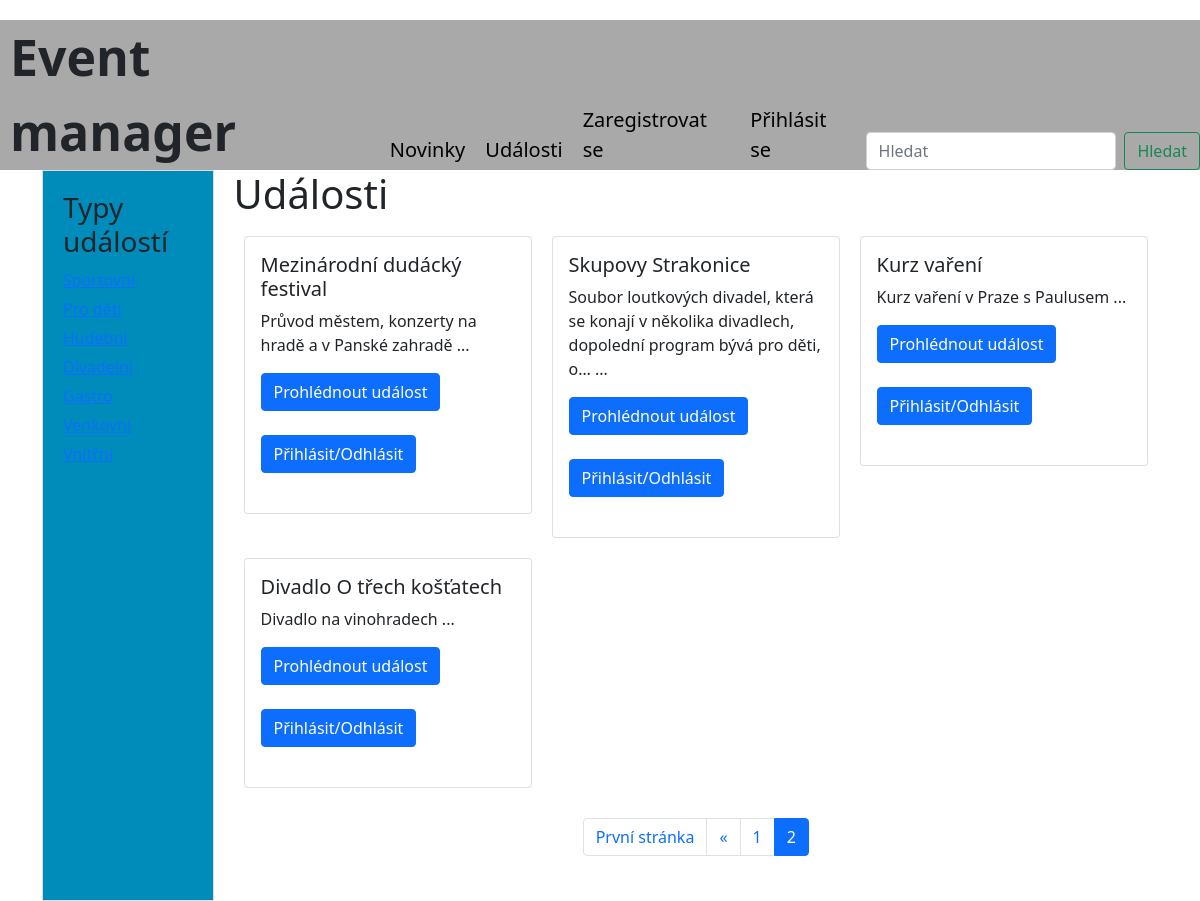
The page /events/?page=2 on the database as committed earlier.
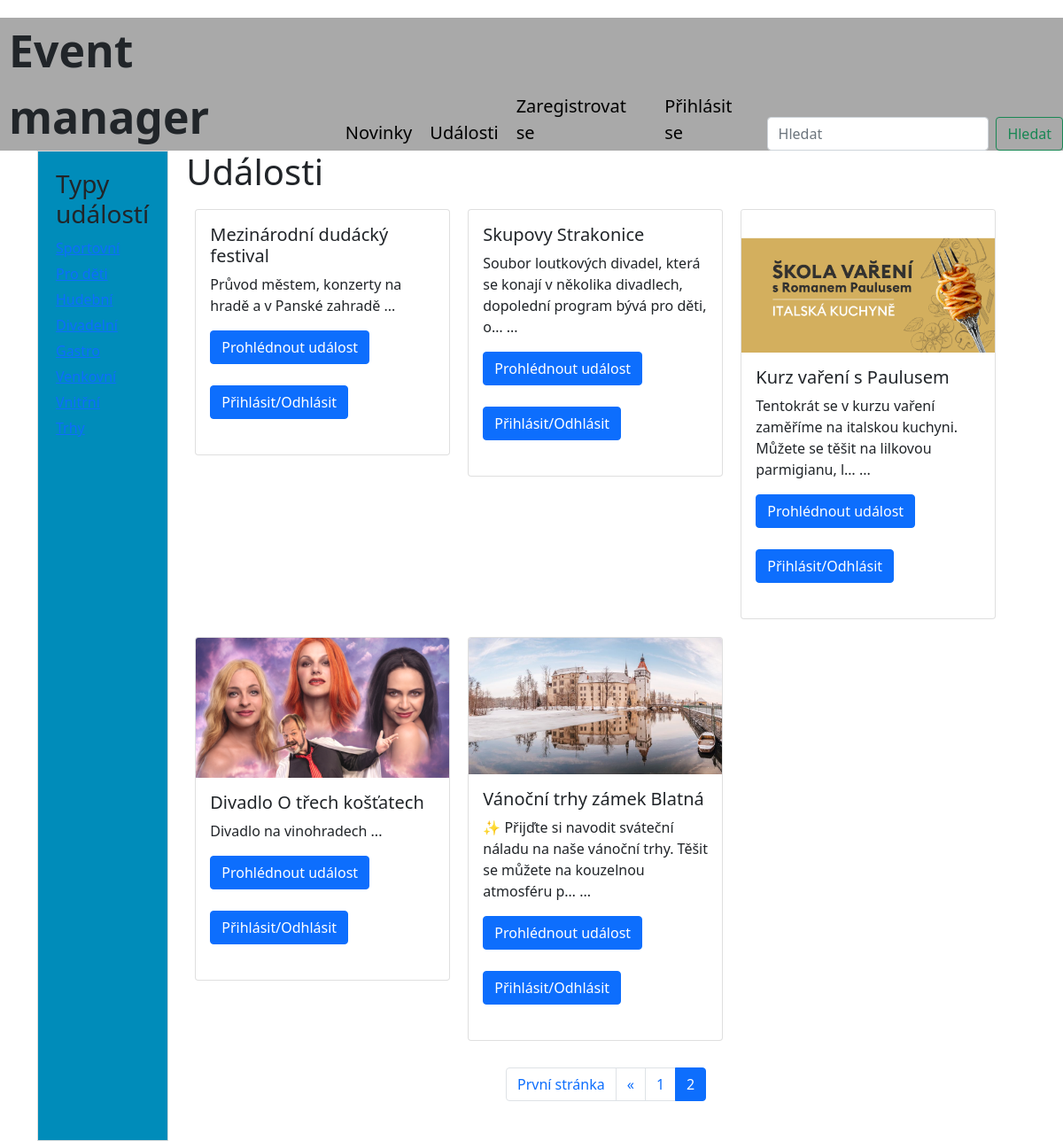
The same page on the database as committed later.
### viewer/models.py (models this page shows, shortened)
class Event(Model):
  name = CharField(max_length=128)
  describtion = CharField(max_length=128, default="")
  eventType = ManyToManyField(EventType)
  date = DateField(default=timezone.now)
  create_date = DateTimeField(auto_now_add=True)
  place = CharField(max_length=128, default="")
  entry = BooleanField(default=False)
  user = ForeignKey(User, on_delete=DO_NOTHING, default=1)
  link = URLField(max_length=200, default="")
  image = ImageField(upload_to='event_images/', blank=True, null=True)  # Přidáno pole pro obrázek
  attendees = models.ManyToManyField(User, related_name="events_attending", blank=True)

### viewer/views.py (the view)
# urls.py: path('events/', EventsView.as_view(), name='events'),
class EventsView(TemplateView):
  template_name = 'events.html'
  def get_context_data(self, **kwargs):
    context = super().get_context_data(**kwargs)
    events = Event.objects.all()
    paginator = Paginator(events, 6)  # 6 událostí na stránku
    page_number = self.request.GET.get('page')
    page_obj = paginator.get_page(page_number)
    context['page_obj'] = page_obj
    return context

### viewer/views.py (called while the page is built)
def global_data(request):
    data = EventType.objects.all()
    return {'type_list': data}

### viewer/templates/events.html (shortened to what this page needs)
{% extends "base.html" %}
{% block content %}
<h1>Události</h1>
<ul style="display: flex; flex-wrap: wrap; list-style-type: none; padding: 0;">
    {% for event in page_obj %}
      <li style="margin: 10px;">
          <div class="card" style="width: 18rem;">
                {% if event.image %}
                    <img src="{{ event.image.url }}" class="card-img-top" alt="{{ event.title }}">
                {% else %}
                    <img src="..." class="card-img-top" alt="{{ event.title }}">
                {% endif %}
                <div class="card-body">
                    <h5 class="card-title">{{ event.name }}</h5>
                    <p class="card-text">{{ event.describtion|truncatechars:100 }} ...</p>
                    <a href="/detail/{{event.pk}}" class="btn btn-primary">Prohlédnout událost</a>
                    <br><br>
                    <a href="{% url 'attendees' event.pk %}" class="btn btn-primary"> Přihlásit/Odhlásit </a>
                    <br><br>
                </div>
            </div>
      </li>
    {% endfor %}
</ul>
<div style="text-align: center; margin-top: 20px;">
    <nav aria-label="Page navigation">
        <ul class="pagination justify-content-center">
            {% if page_obj.number > 1 %}
                <li class="page-item">
                    <a class="page-link" href="?page=1">První stránka</a>
                </li>
            {% endif %}
            {% if page_obj.has_previous %}
                <li class="page-item">
                    <a class="page-link" href="?page={{ page_obj.previous_page_number }}" aria-label="Previous">
                        <span aria-hidden="true">&laquo;</span>
                    </a>
                </li>
            {% endif %}
            {% for num in page_obj.paginator.page_range %}
                {% if num == page_obj.number %}
                    <li class="page-item active"><a class="page-link" href="?page={{ num }}">{{ num }}</a></li>
                {% elif num > page_obj.number|add:'-3' and num < page_obj.number|add:'3' %}
                    <li class="page-item"><a class="page-link" href="?page={{ num }}">{{ num }}</a></li>
                {% endif %}
            {% endfor %}
        </ul>
    </nav>
</div>
<br>
{% endblock %}

### viewer/templates/base.html (shortened to what this page needs)
<!DOCTYPE html>
<html lang="en">
<head>
    <link href="https://cdn.jsdelivr.net/npm/bootstrap@5.0.2/dist/css/bootstrap.min.css" rel="stylesheet">
</head>
<body>
    <nav class="header">
        <div class="logo">
            Event manager
        </div>
        <nav class="nav-bar">
            <a href="{% url 'main_page' %}">Novinky</a>
            <a href="{% url 'events' %}">Události</a>
            {% if request.user.is_authenticated %}
                <a href="{% url 'my_attendees' %}">Moje akce</a>
                <a href="{% url 'my_page' %}">Můj účet - {{ request.user.username }}</a>
                <a href="{% url 'logout' %}">Odhlásit se</a>
            {% else %}
                <a href="{% url 'sign_up' %}">Zaregistrovat se</a>
                <a href="{% url 'login' %}">Přihlásit se</a>
            {% endif %}
            <form class="d-flex" method="get" action="{% url 'search' %}">
                <input type="text" name="query" class="form-control me-2" placeholder="Hledat" aria-label="Search" required="" id="id_query">
                <button class="btn btn-outline-success" type="submit">Hledat</button>
            </form>
        </nav>
    </nav>
        <div class="container">
            <div class="left-sidebar">
               <h3>Typy událostí</h3>
               <ul>
                 {% for type in type_list %}
                     <li><a href="{% url 'type_filter' type.pk %}">{{ type.name }}</a></li>
                 {% endfor %}
               </ul>
            </div>
            <div class="content">
                        <div>
                        {% block content %}{% endblock %}
                        </div>
            </div>
        </div>
    </body>
</html>

### viewer/templates/base.html (style rules this page uses)
.header { display: flex; justify-content: space-between; padding-left: 10px; margin-top: 20px; background-color: #A9A9A9; }
.logo { font-size: 50px; align-items: left; font-weight: bold; margin-center: 50px; background-color: #A9A9A9; }
.nav-bar { display: flex; font-size: 20px; justify-content: center; gap: 10px; margin-right: 0px; align-items: flex-end; background-color: #A9A9A9; width: fit-content; }
.nav-bar a { text-decoration: none; padding: 5px 5px; color: #000; }
.container { display: flex; }
.left-sidebar { width: auto; padding: 20px; background-color: #008cba; border: 1px solid #ddd; margin-right: 20px; }
.content { flex-grow: 1; }
h3 { margin-bottom: 10px; }
ul { list-style-type: none; padding-left: 0; }
li { margin-bottom: 5px; }

Rows that differ between the two databases and show on the page:
changed Event: image: picture added; name "Kurz vaření" → "Kurz vaření s Paulusem"; describtion "Kurz vaření v Praze s Paulusem" → "Tentokrát se v kurzu vaření zaměříme na italskou kuchyni. Můžete se těšit na lilkovou parmigianu, l…"
changed Event "Divadlo O třech košťatech": image: picture added
added Event: image (picture), name "Vánoční trhy zámek Blatná", describtion "✨ Přijďte si navodit sváteční náladu na naše vánoční trhy. Těšit se můžete na kouzelnou atmosféru p…"
